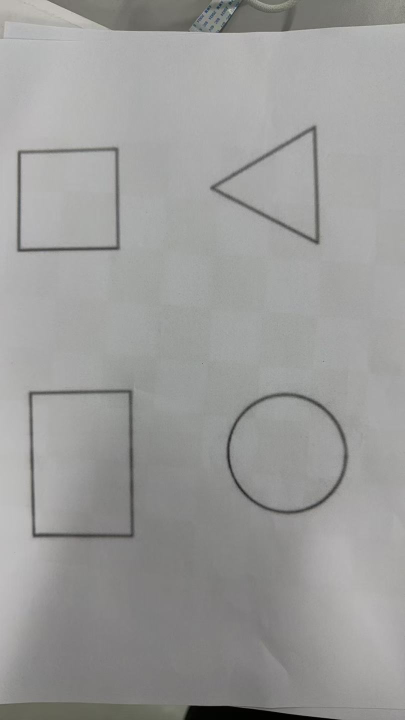
#> input picture sim/images/photo/uploaded_target_20261030.jpg, 810 x 1440 px (shown at 1/2 size)
$ python photo_target.py
#> lines starting #> are read from the running program, lines starting #| are printed output that depends on the picture; after the words box and inside, x2 and y2 are one past the last pixel; in counts of white or black regions, pixels touching at a corner belong together
#!/usr/bin/env python3
'''Build recognition regressions from the uploaded printed target photo.

The photo contains a square, a tall rectangle, a left-pointing triangle and a
circle.  The composite sheet exercises the square, triangle and circle in the
same frame.  The tall rectangle gets an isolated image: the production
classifier emits one box at a time, so two simultaneous rectangles would make
the regression ambiguous rather than stronger.
No replacement shape is drawn: the regression keeps the photographed line
thickness and small wobble.
'''
from pathlib import Path

import cv2
import numpy as np


ROOT = Path(__file__).resolve().parents[2]
SOURCE = ROOT / 'sim' / 'images' / 'photo' / 'uploaded_target_20261030.jpg'
OUT = ROOT / 'sim' / 'images' / 'src' / 'paper_target.png'
TALL_OUT = ROOT / 'sim' / 'images' / 'src' / 'paper_target_tall.png'
PREVIEW = ROOT / 'sim' / 'images' / 'src' / 'paper_target_preview.png'

# Fractions of the original 810x1440 photo, selected around each printed shape.
SHAPES = {
    'square': (0.020, 0.190, 0.325, 0.365),
    'tall_rect': (0.055, 0.515, 0.340, 0.745),
    'triangle': (0.490, 0.155, 0.825, 0.360),
    'circle': (0.535, 0.525, 0.900, 0.735),
}

# The tall rectangle sits next to a soft paper crease.  A slightly stricter
# threshold keeps the printed outline while excluding the crease as one large
# connected blob; the other three crops are clean at the original threshold.
THRESHOLDS = {'tall_rect': 115}


def load_gray(path):
    image = cv2.imread(str(path), cv2.IMREAD_GRAYSCALE)
#> image: shape (1440, 810); min 0, max 216, mean 155.1
    if image is None:
        raise SystemExit(f'cannot read {path}')
    return image


def clean_printed_line(gray, threshold=135):
    '''Keep the main printed line and discard small paper/table specks.'''
    _, binary = cv2.threshold(gray, threshold, 255, cv2.THRESH_BINARY_INV)
    binary = cv2.morphologyEx(binary, cv2.MORPH_CLOSE, np.ones((3, 3), np.uint8))
    count, labels, stats, _ = cv2.connectedComponentsWithStats(binary, 8)
    if count <= 1:
        raise SystemExit('no printed line found')
    largest = 1 + int(np.argmax(stats[1:, cv2.CC_STAT_AREA]))
    kept_line = np.where(labels == largest, 0, 255).astype(np.uint8)
    ys, xs = np.nonzero(kept_line < 128)
    return kept_line[ys.min():ys.max() + 1, xs.min():xs.max() + 1]


def place(canvas, shape, cx, cy, target_h):
    height, width = shape.shape
    scale = target_h / height
    resized = cv2.resize(shape, (max(1, round(width * scale)), target_h),
                         interpolation=cv2.INTER_AREA)
    _, resized = cv2.threshold(resized, 160, 255, cv2.THRESH_BINARY)
    x0 = int(round(cx - resized.shape[1] / 2))
    y0 = int(round(cy - target_h / 2))
    roi = canvas[y0:y0 + target_h, x0:x0 + resized.shape[1]]
    roi[resized < 128] = 0


def main():
    image = load_gray(SOURCE)
    height, width = image.shape
#> height = 1440; width = 810
    crops = {}
    for name, (x0f, y0f, x1f, y1f) in SHAPES.items():
        x0, y0 = int(width * x0f), int(height * y0f)
        x1, y1 = int(width * x1f), int(height * y1f)
        crops[name] = clean_printed_line(
            image[y0:y1, x0:x1], THRESHOLDS.get(name, 135))
#> this loop made 4 passes
#> (count in clean_printed_line, stats in clean_printed_line) on passes 1 to 3: (2, [[0, 0, 247, 252, 56827], [18, 21, 207, 210, 5417]]), (2, [[0, 0, 231, 331, 70396], [14, 38, 212, 293, 6065]]), (2, [[0, 0, 272, 295, 74390], [24, 28, 220, 239, 5850]])
#> count in clean_printed_line on pass 4: 25
#> pass 1, in clean_printed_line, `_, binary = cv2.threshold(gray, threshold, 255, cv2.THRESH_BINARY_INV)`:
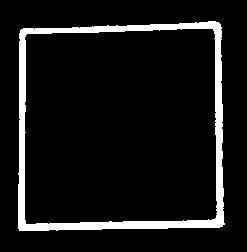
#> binary: shape (252, 247); 8.7% white; 1 white region, box (x1, y1, x2, y2) and area: (18, 21, 225, 231) 5389
#> after the loop, crops = 4 items

    canvas = np.full((240, 960), 255, np.uint8)
    place(canvas, crops['square'], 130, 120, 150)
#> in place, `resized = cv2.resize(shape, (max(1, round(width * scale)), target_h), ..`: shape: shape (210, 207); 87.5% white; 1 black region, box (x1, y1, x2, y2) and area: (0, 0, 207, 210) 5417
#> in place, `_, resized = cv2.threshold(resized, 160, 255, cv2.THRESH_BINARY)`: resized: shape (150, 148); 87% white; 1 black region, box (x1, y1, x2, y2) and area: (0, 0, 148, 150) 2881
#> in place, `roi = canvas[y0:y0 + target_h, x0:x0 + resized.shape[1]]`: roi: shape (150, 148); every value is 255
#> canvas: shape (240, 960); 98.7% white; 1 black region, box (x1, y1, x2, y2) and area: (56, 45, 204, 195) 2881
    place(canvas, crops['triangle'], 400, 120, 165)
#> call 2 of place, with cx = 400, cy = 120, target_h = 165
#> in place (call 2), `resized = cv2.resize(shape, (max(1, round(width * scale)), target_h), ..`:
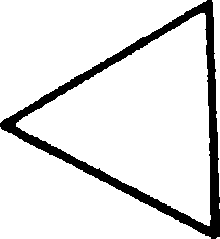
#> shape: shape (239, 220); 88.9% white; 1 black region, box (x1, y1, x2, y2) and area: (0, 0, 220, 239) 5850
#> in place (call 2), `_, resized = cv2.threshold(resized, 160, 255, cv2.THRESH_BINARY)`: resized: shape (165, 152); 88.4% white; 1 black region, box (x1, y1, x2, y2) and area: (0, 0, 152, 165) 2897
#> in place (call 2), `roi = canvas[y0:y0 + target_h, x0:x0 + resized.shape[1]]`: roi: shape (165, 152); every value is 255
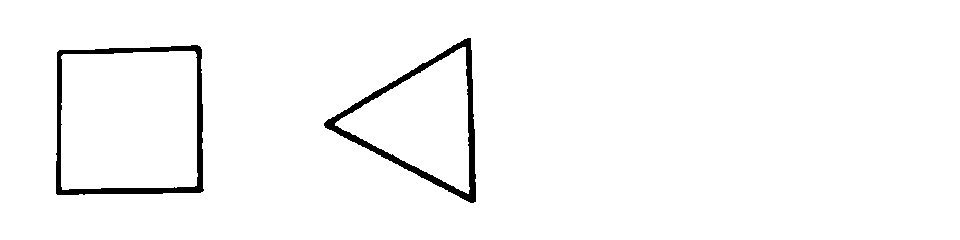
#> canvas: shape (240, 960); 97.5% white; 2 black regions, box (x1, y1, x2, y2) and area: (324, 38, 476, 203) 2897, (56, 45, 204, 195) 2881
    place(canvas, crops['circle'], 690, 120, 160)
#> call 3 of place, with cx = 690, cy = 120, target_h = 160
#> in place (call 3), `resized = cv2.resize(shape, (max(1, round(width * scale)), target_h), ..`:
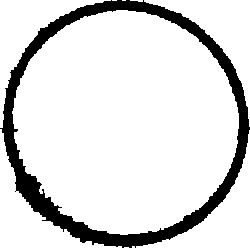
#> shape: shape (248, 250); 86.2% white; 1 black region, box (x1, y1, x2, y2) and area: (0, 0, 250, 248) 8542
#> in place (call 3), `_, resized = cv2.threshold(resized, 160, 255, cv2.THRESH_BINARY)`: resized: shape (160, 161); 85.7% white; 1 black region, box (x1, y1, x2, y2) and area: (0, 0, 161, 160) 3693
#> in place (call 3), `roi = canvas[y0:y0 + target_h, x0:x0 + resized.shape[1]]`: roi: shape (160, 161); every value is 255
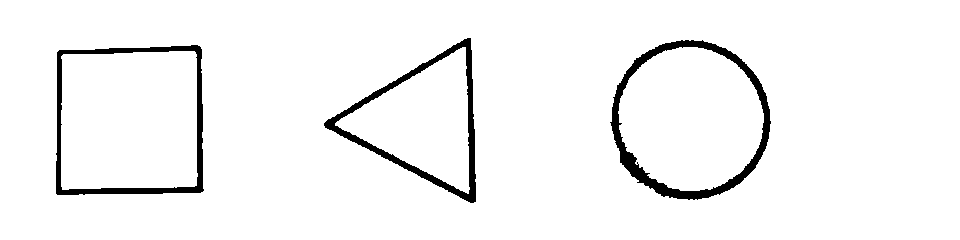
#> canvas: shape (240, 960); 95.9% white; 3 black regions, box (x1, y1, x2, y2) and area: (610, 40, 771, 200) 3693, (324, 38, 476, 203) 2897, (56, 45, 204, 195) 2881

    tall_canvas = np.full((240, 960), 255, np.uint8)
    place(tall_canvas, crops['tall_rect'], 480, 120, 180)
#> call 4 of place, with cx = 480, cy = 120, target_h = 180
#> in place (call 4), `resized = cv2.resize(shape, (max(1, round(width * scale)), target_h), ..`: shape: shape (293, 212); 90.2% white; 1 black region, box (x1, y1, x2, y2) and area: (0, 0, 212, 293) 6065
#> in place (call 4), `_, resized = cv2.threshold(resized, 160, 255, cv2.THRESH_BINARY)`:
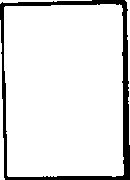
#> resized: shape (180, 130); 89.7% white; 1 black region, box (x1, y1, x2, y2) and area: (0, 0, 130, 180) 2411
#> in place (call 4), `roi = canvas[y0:y0 + target_h, x0:x0 + resized.shape[1]]`: roi: shape (180, 130); every value is 255
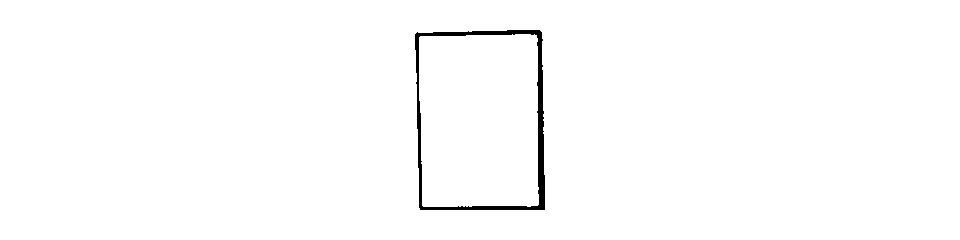
#> tall_canvas: shape (240, 960); 99% white; 1 black region, box (x1, y1, x2, y2) and area: (415, 30, 545, 210) 2411

    OUT.parent.mkdir(parents=True, exist_ok=True)
    cv2.imwrite(str(OUT), canvas)
    cv2.imwrite(str(TALL_OUT), tall_canvas)
    cv2.imwrite(str(PREVIEW), cv2.resize(
        canvas, None, fx=2, fy=2, interpolation=cv2.INTER_NEAREST))
    print(f'photo regression: {SOURCE.name} -> {OUT.name}, '
          f'{TALL_OUT.name}, shapes=' + ','.join(crops))
#| photo regression: uploaded_target_20261030.jpg -> paper_target.png, paper_target_tall.png, shapes=square,tall_rect,triangle,circle


if __name__ == '__main__':
    main()
